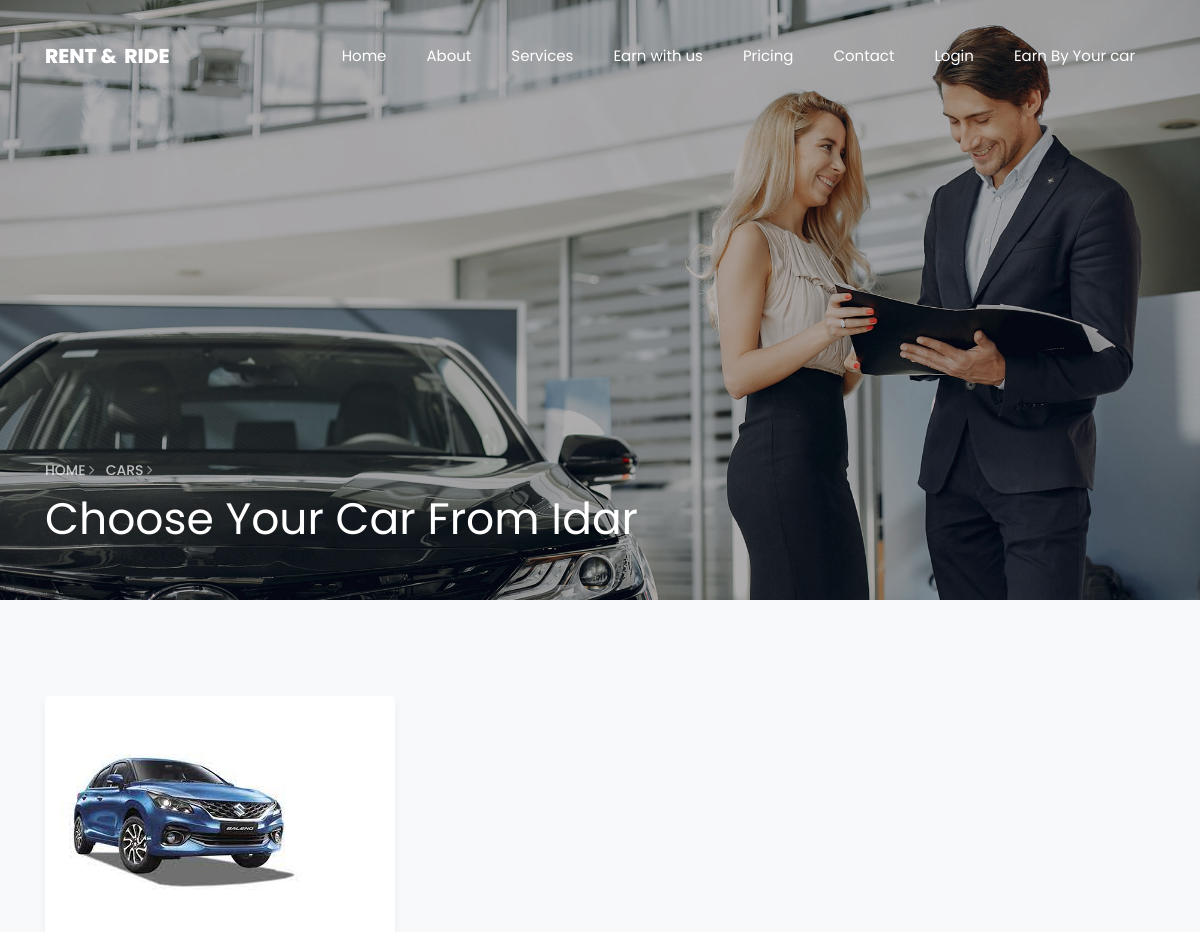
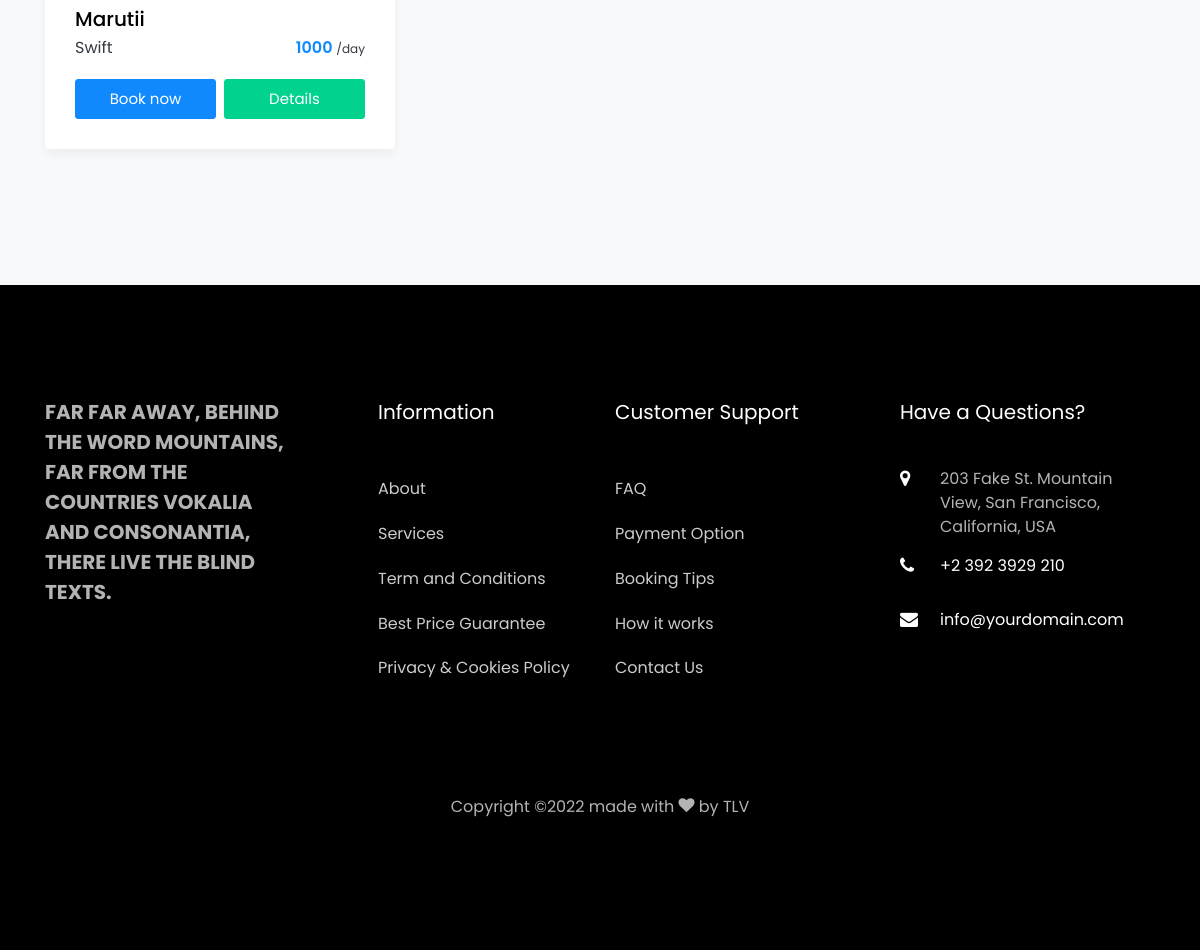
Page /cars.php?city=Idar on the committed database (2 pictures, top to bottom).
### tables this page shows
CREATE TABLE `tbl_vehicle` (
  `v_id` int(5) NOT NULL,
  `user_id` varchar(4) NOT NULL,
  `v_brand` varchar(20) NOT NULL,
  `v_name` varchar(10) NOT NULL,
  `v_city` varchar(20) NOT NULL,
  `v_overview` varchar(150) NOT NULL,
  `v_rent` int(10) NOT NULL,
  `v_fueltype` varchar(10) NOT NULL,
  `v_seatingcapacity` int(2) NOT NULL,
  `v_image1` varchar(255) NOT NULL,
  `v_image2` varchar(255) NOT NULL,
  `v_image3` varchar(255) NOT NULL,
  `v_image4` varchar(255) NOT NULL,
  `v_regdate` date NOT NULL DEFAULT current_timestamp(),
  `v_updationdate` date NOT NULL DEFAULT current_timestamp()
);

### cars.php (the view, shortened to what this page needs)
<?php
include('includes/config.php');
?>
<!DOCTYPE html>
<html lang="en">
<head>
  <link href="https://cdn.jsdelivr.net/npm/bootstrap@5.1.3/dist/css/bootstrap.min.css" rel="stylesheet">
  <link rel="stylesheet" href="css/animate.css">
  <link rel="stylesheet" href="css/owl.carousel.min.css">
  <link rel="stylesheet" href="css/owl.theme.default.min.css">
  <link rel="stylesheet" href="css/magnific-popup.css">
  <link rel="stylesheet" href="css/aos.css">
  <link rel="stylesheet" href="css/ionicons.min.css">
  <link rel="stylesheet" href="css/bootstrap-datepicker.css">
  <link rel="stylesheet" href="css/jquery.timepicker.css">
  <link rel="stylesheet" href="css/flaticon.css">
  <link rel="stylesheet" href="css/icomoon.css">
  <link rel="stylesheet" href="css/style.css">
</head>
<body>
  <?php include('includes/header.php') ?>
  <section class="hero-wrap hero-wrap-2 js-fullheight" style="background-image: url('images/bg_3.jpg');" data-stellar-background-ratio="0.5">
    <div class="overlay"></div>
    <div class="container">
      <div class="row no-gutters slider-text js-fullheight align-items-end justify-content-start">
        <div class="col-md-9 ftco-animate pb-5">
          <p class="breadcrumbs"><span class="mr-2"><a href="index.html">Home <i class="ion-ios-arrow-forward"></i></a></span> <span>Cars <i class="ion-ios-arrow-forward"></i></span></p>
          <h1 class="mb-3 bread">Choose Your Car From <?php echo $_GET['city'] ?></h1>
        </div>
      </div>
    </div>
  </section>
  <section class="ftco-section bg-light">
    <div class="container">
      <div class="row">
        <?php
        $city = $_GET['city'];
        $sql = "SELECT * FROM tbl_vehicle where v_city='$city'";
        $result = mysqli_query($conn, $sql);
        if (mysqli_num_rows($result) > 0) {
          while ($row = mysqli_fetch_assoc($result)) { ?>
            <div class="col-md-4">
              <div class="car-wrap rounded ftco-animate">
                <div class="img rounded d-flex align-items-end">
                  <img src="<?php echo $row['v_image1']; ?>" class="img-fluid" alt="...">
                </div>
                <div class="text">
                  <h2 class="mb-0 text-info"><a href="car-single.html"><?php echo $row['v_brand']; ?></a></h2>
                  <div class="d-flex mb-3">
                    <span class="text-dark"><?php echo $row['v_name']; ?></span>
                    <p class="price ml-auto"><?php echo $row['v_rent']; ?> <span class="text-dark">/day</span></p>
                  </div>
                  <p class="d-flex mb-0 d-block"><a data-bs-toggle="modal" data-bs-target="#myModal" class="btn btn-primary py-2 mr-1">Book now</a> <a href="car-single.php?car=<?php echo $row['v_id'];  ?>" class="btn btn-secondary py-2 ml-1">Details</a></p>
                </div>
              </div>
            </div>
        <?php  }
        } else {
          echo "<h2 class='mb-2 mx-2'>Currently No Cars Available in $city.</h2>";
        }
        ?>
      </div>
    </div>
  </section>
  <?php include('includes/footer.php'); ?>
</body>
</html>

### rows in the picture
tbl_vehicle: v_brand "Marutii", v_name "Swift", v_rent "1000"

### other values in the picture
$_GET['city'] "Idar"
